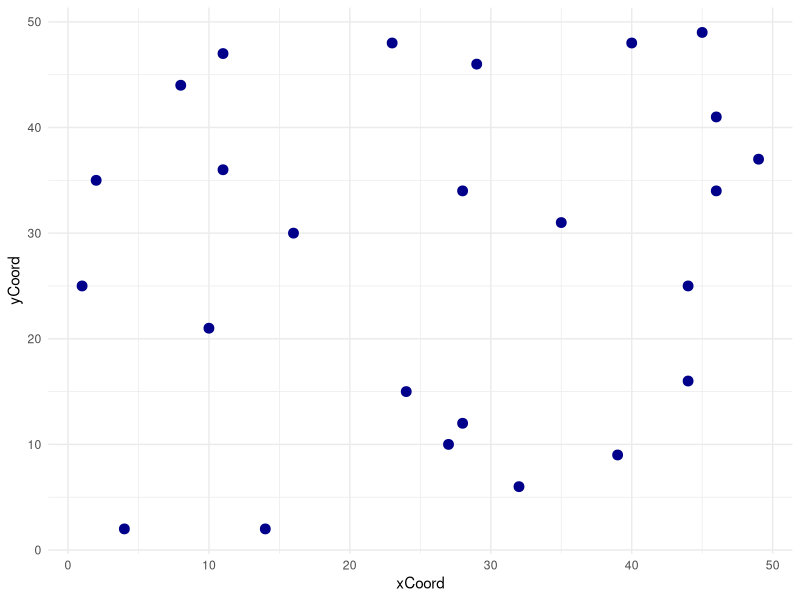
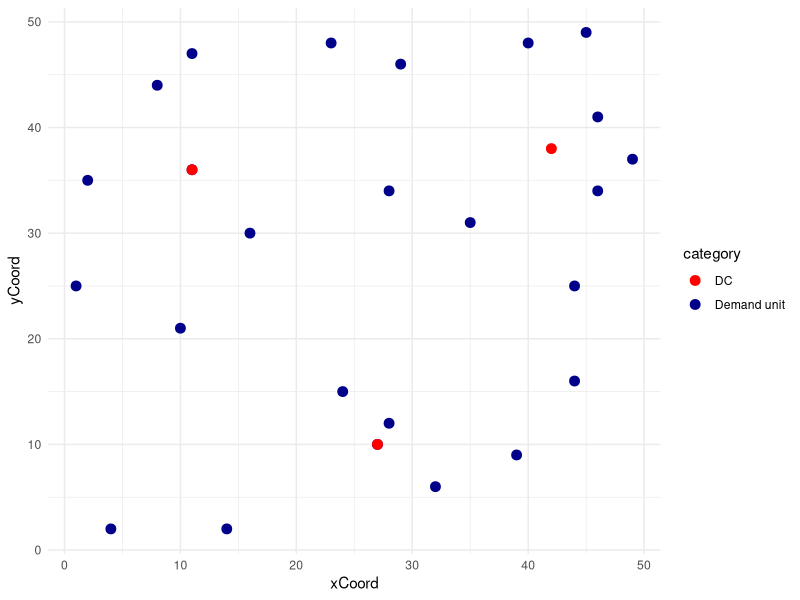

These charts were generated, in order, by the following R code:
## ---- chunk 1
knitr::opts_chunk$set(echo = TRUE)
## ---- chunk 2
xCoord <- c(23,24,8,27,4,28,29,49,16,11,39,14,35,28,11,44,10,1,2,44,46,32,46,45,40)
yCoord <- c(48,15,44,10,2,12,46,37,30,47,9,2,31,34,36,16,21,25,35,25,41,6,34,49,48)
xyCoord1 <- cbind(xCoord,yCoord)
colnames(xyCoord1) <- c("x Coord", "y Coord")
xyCoord1
summary(xyCoord1)
xyCoord1 <- as.data.frame(xyCoord1)
## ---- chunk 3
require(tidyverse)
## ---- chunk 4
xyCoord1Plot <- ggplot(data = xyCoord1, aes(x=xCoord, y=yCoord)) +
  geom_point(color = "darkblue", size = 3) +
  theme_minimal()
print(xyCoord1Plot)

## ---- chunk 5
x <- c(11,42,27)
y <- c(36,38,10)
xyCoord2 <- cbind(x,y)
xyCoord2 <- as.data.frame(xyCoord2)
xyCoord2
## ---- chunk 6
xyCoord1$cat <- "Demand unit"
xyCoord2$cat <- "DC"

colnames(xyCoord2) <- c("xCoord", "yCoord", "category")
colnames(xyCoord1) <- c("xCoord", "yCoord", "category")

xyCoord3 <- rbind(xyCoord1, xyCoord2)

xyCoord2Plot <- ggplot(data = xyCoord3, aes(x = xCoord, y = yCoord, color = category))+
  geom_point(size = 3) +
  theme_minimal()

xyCoord2Plot + scale_color_manual(values = c("red","darkblue"))

## ---- chunk 7
assignedDC <- c(1,3,1,3,3,3,2,2,1,1,3,3,2,2,1,3,1,1,1,2,2,3,2,2,2)
xyCoordAssigned <- cbind(xCoord, yCoord, assignedDC)
colnames(xyCoordAssigned) <- c("x Coord", "y Coord", "Assigned DC")
xyCoordAssigned
